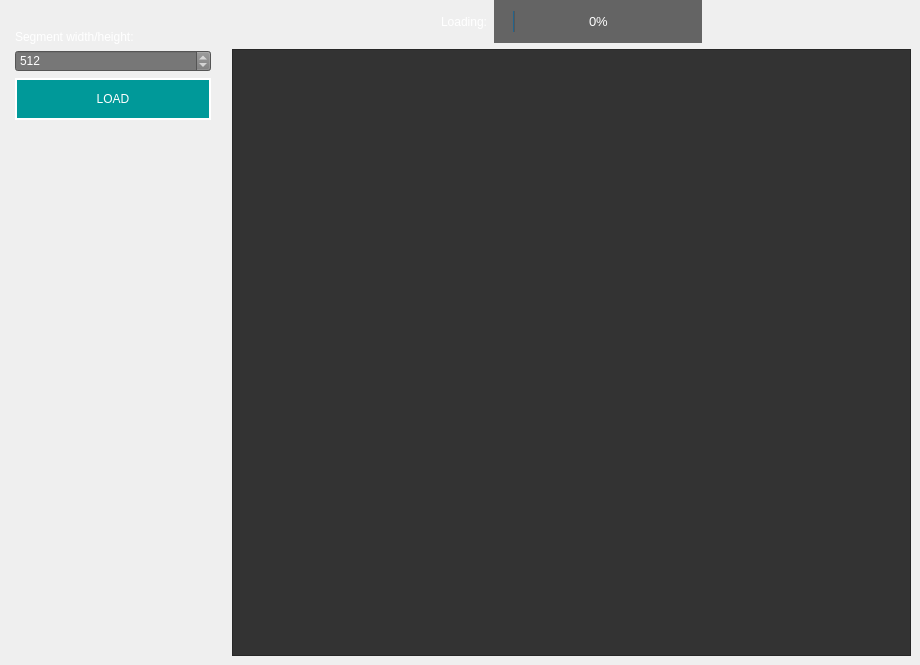
       <widget class="QWidget" name="tab_data">
        <property name="styleSheet">
         <string notr="true"/>
        </property>
        <attribute name="title">
         <string>Data</string>
        </attribute>
        <widget class="QWidget" name="horizontalLayoutWidget">
         <property name="geometry">
          <rect>
           <x>0</x>
           <y>0</y>
           <width>911</width>
           <height>656</height>
          </rect>
         </property>
         <layout class="QHBoxLayout" name="horizontalLayout_6">
          <item>
           <layout class="QVBoxLayout" name="verticalLayout_7">
            <property name="spacing">
             <number>-1</number>
            </property>
            <property name="leftMargin">
             <number>15</number>
            </property>
            <property name="topMargin">
             <number>30</number>
            </property>
            <property name="rightMargin">
             <number>15</number>
            </property>
            <property name="bottomMargin">
             <number>15</number>
            </property>
            <item>
             <widget class="QLabel" name="label_3">
              <property name="styleSheet">
               <string notr="true">color: #fff;
font: 12pt &quot;Helvetica&quot;;</string>
              </property>
              <property name="text">
               <string>Segment width/height:</string>
              </property>
             </widget>
            </item>
            <item>
             <widget class="QSpinBox" name="spinBox_2">
              <property name="styleSheet">
               <string notr="true">	background-color: #777777;
	min-width: 160px;
	color: #fff;
</string>
              </property>
              <property name="minimum">
               <number>64</number>
              </property>
              <property name="maximum">
               <number>1024</number>
              </property>
              <property name="singleStep">
               <number>64</number>
              </property>
              <property name="value">
               <number>512</number>
              </property>
             </widget>
            </item>
            <item>
             <widget class="QPushButton" name="button_loadData">
              <property name="styleSheet">
               <string notr="true">QPushButton {
background-color: #009999;
min-width: 160px;
padding: 12px 16px;
border: 2px solid #fff;
color: #fff;
}
QPushButton:hover {
	background-color: #75bdc3;
}</string>
              </property>
              <property name="text">
               <string>LOAD</string>
              </property>
             </widget>
            </item>
            <item>
             <spacer name="verticalSpacer_12">
              <property name="orientation">
               <enum>Qt::Vertical</enum>
              </property>
              <property name="sizeHint" stdset="0">
               <size>
                <width>20</width>
                <height>40</height>
               </size>
              </property>
             </spacer>
            </item>
           </layout>
          </item>
          <item>
           <layout class="QVBoxLayout" name="verticalLayout">
            <item>
             <layout class="QHBoxLayout" name="horizontalLayout_5">
              <item>
               <spacer name="horizontalSpacer">
                <property name="orientation">
                 <enum>Qt::Horizontal</enum>
                </property>
                <property name="sizeHint" stdset="0">
                 <size>
                  <width>40</width>
                  <height>20</height>
                 </size>
                </property>
               </spacer>
              </item>
              <item>
               <widget class="QLabel" name="label_2">
                <property name="styleSheet">
                 <string notr="true">color: #fff;
font: 12pt &quot;Helvetica&quot;;</string>
                </property>
                <property name="text">
                 <string>Loading:</string>
                </property>
               </widget>
              </item>
              <item>
               <widget class="QProgressBar" name="progressBar_loadingData">
                <property name="styleSheet">
                 <string notr="true">QProgressBar {
    background-color: #333333;
    color: #fff;
	text-align: center;
	padding: 10px 20px 10px 20px;

    background-color: #646464;
    
    font-size: 14pt;
	max-width: 250px;
    gridline-color: #fffff8;
    font-size: 10pt;
	border: 0px solid #fffff8;
    background-color: #646464;
    }</string>
                </property>
                <property name="value">
                 <number>0</number>
                </property>
               </widget>
              </item>
              <item>
               <spacer name="horizontalSpacer_2">
                <property name="orientation">
                 <enum>Qt::Horizontal</enum>
                </property>
                <property name="sizeHint" stdset="0">
                 <size>
                  <width>40</width>
                  <height>20</height>
                 </size>
                </property>
               </spacer>
              </item>
             </layout>
            </item>
            <item>
             <widget class="QTableWidget" name="tableWidget_data">
              <property name="minimumSize">
               <size>
                <width>300</width>
                <height>200</height>
               </size>
              </property>
              <property name="maximumSize">
               <size>
                <width>3000</width>
                <height>2000</height>
               </size>
              </property>
              <property name="styleSheet">
               <string notr="true">QWidget {
    background-color: #333333;
    color: #fff;
}

QHeaderView::section {
    background-color: #646464;
    padding: 4px;
    border: 1px solid #fffff8;
    font-size: 14pt;
}

QTableWidget::item {
	width: 130px;
	text-align: center;
}

QTableWidget {
    gridline-color: #fffff8;
    font-size: 12pt;
	padding-top: 30px;
	padding-left: 30px;
}

QTableWidget QTableCornerButton::section {
    background-color: #646464;
    border: 1px solid #fffff8;
}</string>
              </property>
             </widget>
            </item>
           </layout>
          </item>
         </layout>
        </widget>
       </widget>
